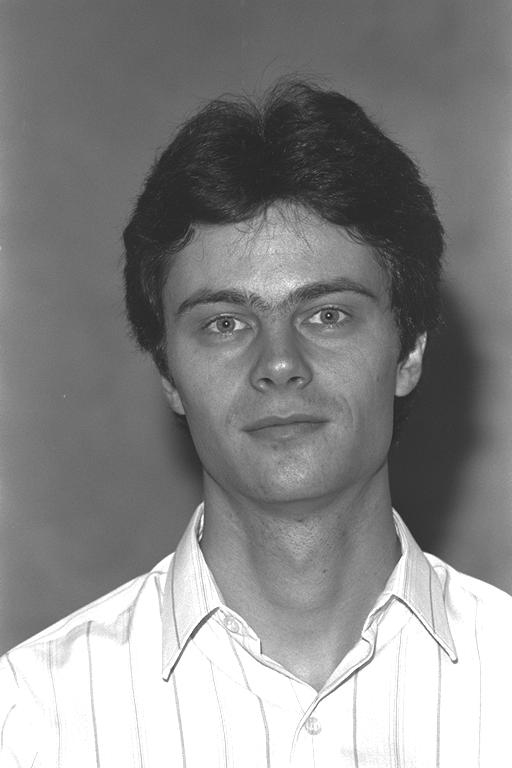
#> input picture FERET_subset/fa/00002_930831_fa.jpg, 512 x 768 px; its folder holds 4 pictures in this run
$ python MNIST_handwritten_Recog.py   (Python 2 division)
#> lines starting #> are read from the running program, lines starting #| are printed output that depends on the picture
### DBNModule.py
# -*- coding: utf-8 -*-
"""
    DBN module for mainModule.py
    -Author: jaehyunAhn (jaehyunahn@sogang.ac.kr)
"""

import numpy as np
import glob
import cv2

# GLOBAL VARIABLE
inputImg_width = 512
inputImg_height = 768


# return dictionary list of image files / label_name = Integer
def collect_images(dict, dir_path, label_name):
    images = glob.glob(dir_path + '/*.jpg')
    for image_item in images:
        image = cv2.imread(image_item)
        array = cvt_BGR2_array(image, 51, 76)
        array = np.asarray(array)
        dict['data'].append(array)
        dict['label'].append(label_name)
        # This label only for this proejct. Please remove it when you use it as usual.
        label_name = label_name + 1
    return dict

def cvt_BGR2_array(BGR, width, height):
    # BGR to RGB array
    array = []
    crop_image = cv2.resize(BGR, (width, height))
    # Save Red Color
    if width >= height:
        A = width
        B = height
    else:
        B = width
        A = height
    for row in range(A):
        for col in range(B):
            array.append(crop_image[row][col][2])
    # Save Green Color
    for row in range(A):
        for col in range(B):
            array.append(crop_image[row][col][1])
    # Save Blue Color
    for row in range(A):
        for col in range(B):
            array.append(crop_image[row][col][0])
    return array

### MNIST_handwritten_Recog.py
"""
    MNIST handwritten digit recognition
    - Author : Jaehyun Ahn (jaehyunahn@sogang.ac.kr)
"""

import pandas as pd
import numpy as np
from sklearn.ensemble import RandomForestClassifier
from sklearn.svm import LinearSVC
from sklearn.linear_model import SGDClassifier
from sklearn.neighbors import KNeighborsClassifier
from sklearn.metrics import accuracy_score
from sklearn.metrics import confusion_matrix
from DBNModule import *

# GLOBAL VARIABLE
image_arr = []
image_arr2 = []
label_index = []
label_index2 = []
data_list = {'label': label_index, 'data': image_arr}
test_list = {'label': label_index2, 'data': image_arr2}

"""
    FERET_subset : Image folders for test
    - fa = Training set
    - fb, ql, qr : test set
    - ground_truths : coordination of the eyes
"""
# Training Set
train = data_list
train = collect_images(
    dict=train,
    dir_path='./FERET_subset/fa',
    label_name=0
)
#> in collect_images, image is the input picture: shape (768, 512, 3); min 23, max 255, mean 135.6
#> in cvt_BGR2_array, `crop_image = cv2.resize(BGR, (width, height))`:
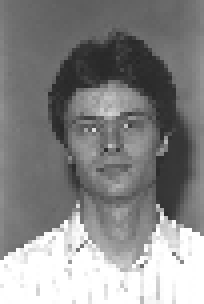
#> crop_image: shape (76, 51, 3) (shown 4 times larger); min 39, max 255, mean 135.2
#> after the loop in cvt_BGR2_array, `for row in range(A):`: array = 3876 values, max 255 at index 2927, min 39 at index 799, mean 135.2
#> after the loop in cvt_BGR2_array, `for row in range(A):`: array = 7752 values, max 255 at index 2927, min 39 at index 799, mean 135.2
#> after the loop in cvt_BGR2_array, `for row in range(A):`: array = 11628 values, max 255 at index 2927, min 39 at index 799, mean 135.2
#> pass 2 of the loop in collect_images, `for image_item in images:`:
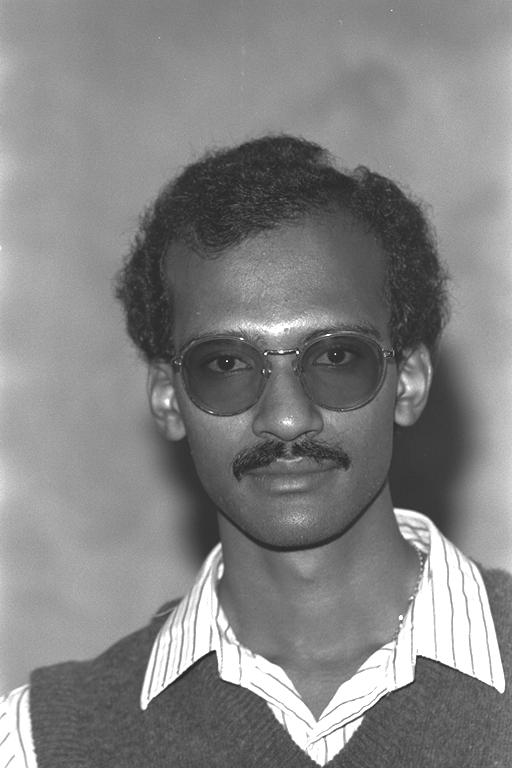
#> input picture FERET_subset/fa/00003_930831_fa_a.jpg, 512 x 768 px
#> in collect_images, image is the input picture: shape (768, 512, 3); min 20, max 255, mean 131.3
#> in cvt_BGR2_array (call 2), `crop_image = cv2.resize(BGR, (width, height))`:
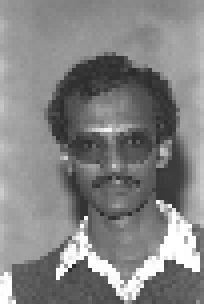
#> crop_image: shape (76, 51, 3) (shown 4 times larger); min 41, max 255, mean 131.2
#> after the loop in cvt_BGR2_array (call 2), `for row in range(A):`: array = 3876 values, max 255 at index 2797, min 41 at index 3384, mean 131.2
#> after the loop in cvt_BGR2_array (call 2), `for row in range(A):`: array = 7752 values, max 255 at index 2797, min 41 at index 3384, mean 131.2
#> after the loop in cvt_BGR2_array (call 2), `for row in range(A):`: array = 11628 values, max 255 at index 2797, min 41 at index 3384, mean 131.2
#> pass 3 of the loop in collect_images, `for image_item in images:`:
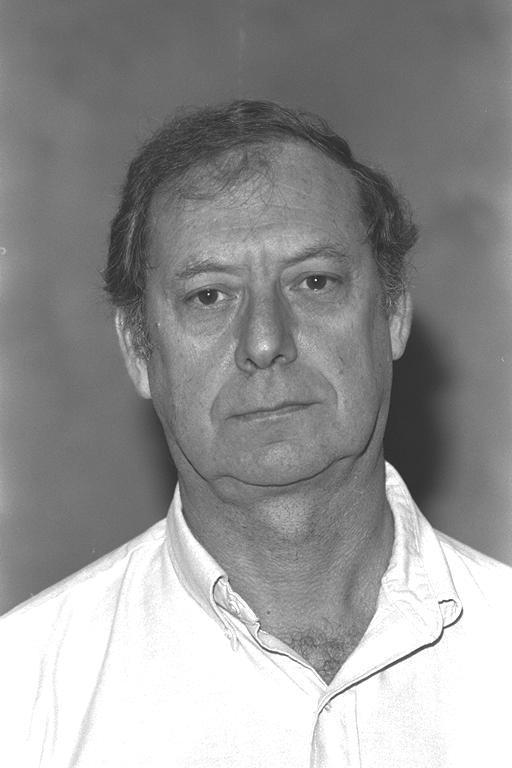
#> input picture FERET_subset/fa/00005_930831_fa.jpg, 512 x 768 px
#> in collect_images, image is the input picture: shape (768, 512, 3); min 32, max 255, mean 148
#> in cvt_BGR2_array (call 3), `crop_image = cv2.resize(BGR, (width, height))`:
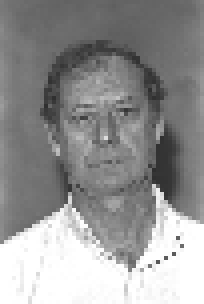
#> crop_image: shape (76, 51, 3) (shown 4 times larger); min 46, max 255, mean 147.9
#> after the loop in cvt_BGR2_array (call 3), `for row in range(A):`: array = 3876 values, max 255 at index 2796, min 46 at index 2180, mean 147.9
#> after the loop in cvt_BGR2_array (call 3), `for row in range(A):`: array = 7752 values, max 255 at index 2796, min 46 at index 2180, mean 147.9
#> after the loop in cvt_BGR2_array (call 3), `for row in range(A):`: array = 11628 values, max 255 at index 2796, min 46 at index 2180, mean 147.9
#> the loop made 4 passes; the first 3 are shown
#> train = 2 items

# Test set
test = test_list
test = collect_images(
    dict=test,
    dir_path='./FERET_subset/fb',
    label_name=0
)
test = collect_images(
    dict=test,
    dir_path='./FERET_subset/ql',
    label_name=0
)
test = collect_images(
    dict=test,
    dir_path='./FERET_subset/qr',
    label_name=0
)

# Train Matrix fusing
train_data = np.vstack(train['data'])
train_label = np.hstack(train['label'])
#> train_label = [0, 1, 2, 3]
#> (the run stopped early here; a loop or call above may not have finished)
